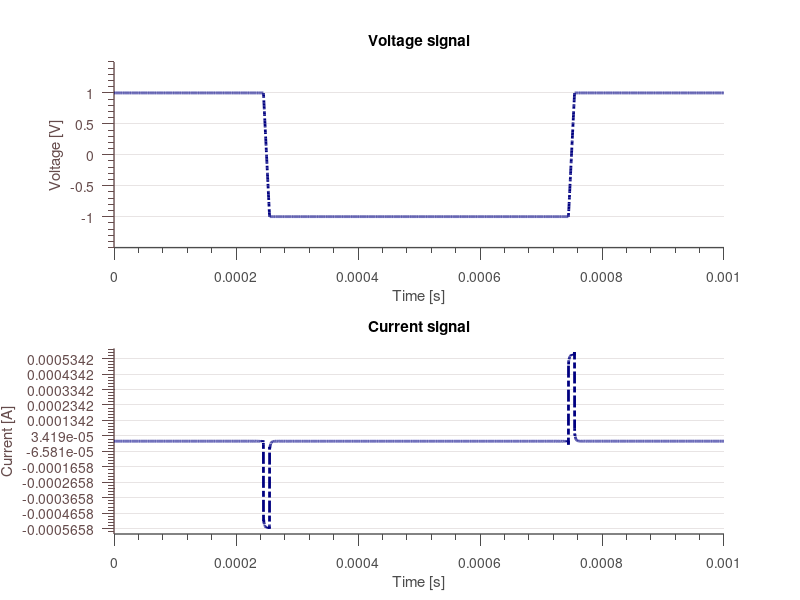

MATLAB code to generate this figure:
%creating arbitrary waveforms

% Defining the constant parameters

% fundamental period [s]
T=1e-3;

% fundamental frequency [Hz]
f0=1/T;

% pulse amplitude [V]
U0=1;

% pulse rise time [s]
tr=1e-5;

% pulse fall time [s]
tf=tr;

% FWHM [s]
tau=0.5e-3;


% frequencies associated with Fourier components [Hz]
nmax=1e4; % highest harmonic included in the Fourier sum
n=1:nmax;
w=2*pi*n*f0;

%{
%computing coefficients
base=4./(w*T); % [V]
coeff1=base.*(1./(w*tr).*(-(tr*cos(T*w/8).*w+sin(T*w/8-tr*w)-sin(T*w/8))));
coeff2=base.*(-(cos(3*T*w/8)-cos(T*w/8)));
coeff3=base.*(1./(w*tr).*(-(-tr*cos(3*T*w/8).*w+sin(3*T*w/8+tr*w)-sin(3*T*w/8))));
coefftot=coeff1+coeff2+coeff3;
%}

% Fourier coefficients of the trapezoidal pulse train
base=4*U0./(1i*w*T); % [V]
coeff=base.*(exp(1i*w*tau*0.5).*sin(w*tr*0.5)./(w*tr*0.5)-exp(-1i*w*tau*0.5).*sin(w*tf*0.5)./(w*tf*0.5)); % [V]


% Debye network parameters:
Ci=0.3*10^-9; % [F]
Ri=5*10^3; % [ohm]
Rinf=10*10^6; % [ohm]
Czero=2.5*10^-9; % [F]


% computing each individual current component using the debye network
% impedance
cucoeff=coeff.*((1/(Rinf)+1./(Ri+1./(1i*w*Ci))+1i*Czero*w)); % [A]



%defining time scope
t=linspace(0,+1e-3,8192);

timefunc=0;
timefunccu=0;
% time signal generation
for i=1:nmax;
   timefunc=timefunc+coeff(i)*exp(1i*w(i)*t); % [V]
   timefunccu=timefunccu+cucoeff(i)*exp(1i*w(i)*t); % [A]
end




%% Plotting

subplot(2,1,1)
voltplot= line(t,real(timefunc));

set(voltplot                         , ...
  'Color'           , [0 0 .5], 'LineWidth', 2, 'LineStyle', '-.'    );


title('Voltage signal')

vlabel=xlabel('Time [s]')
vylabel=ylabel('Voltage [V]')
set(gca, ...
  'Box'         , 'off'     , ...
  'TickDir'     , 'out'     , ...
  'TickLength'  , [.02 .02] , ...
  'XMinorTick'  , 'on'      , ...
  'YMinorTick'  , 'on'      , ...
  'YGrid'       , 'on'      , ...
  'XColor'      , [.3 .3 .3], ...
  'YColor'      , [.4 .3 .3], ...
  'YTick'       , -1:0.5:1, ...
  'LineWidth'   , 1         );


subplot(2,1,2)
currentplot= line(t,real(timefunccu));

set(currentplot                        , ...
  'Color'           , [0 0 .5], 'LineWidth', 2, 'LineStyle', '-.'    );


title('Current signal')

vlabel=xlabel('Time [s]')
vylabel=ylabel('Current [A]')
set(gca, ...
  'Box'         , 'off'     , ...
  'TickDir'     , 'out'     , ...
  'TickLength'  , [.02 .02] , ...
  'XMinorTick'  , 'on'      , ...
  'YMinorTick'  , 'on'      , ...
  'YGrid'       , 'on'      , ...
  'XColor'      , [.3 .3 .3], ...
  'YColor'      , [.4 .3 .3], ...
  'YTick'       , min(real(timefunccu)):0.0001:max(real(timefunccu)), ...
  'LineWidth'   , 1         );







